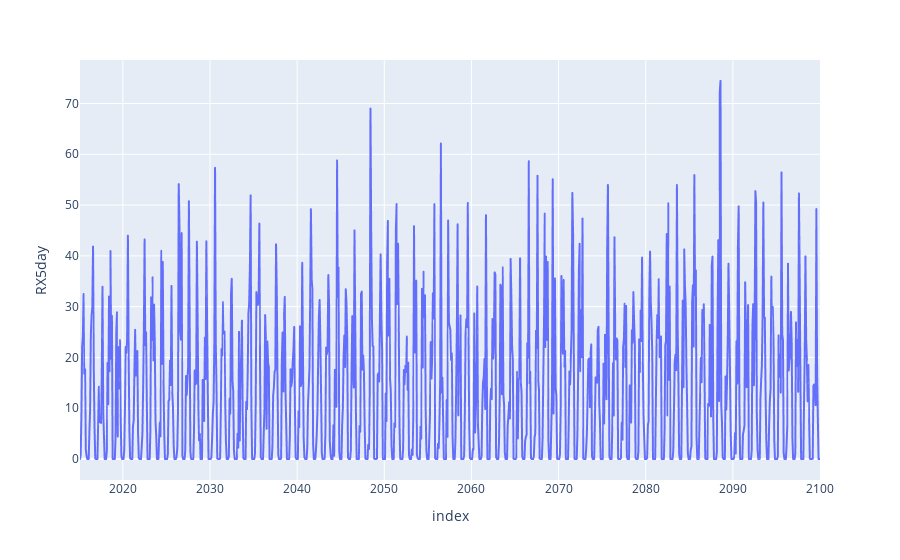

Notebook source saved alongside this figure:
### Code cell
fig = px.line(model_list[0].df_monthly, y="RX5day")
fig.show()

### Figure 1 — Plotly figure (JSON) as saved in the notebook; plotly's stock layout.template omitted (floating-point values rounded to 4 significant figures; data arrays with more than 128 entries replaced by an {"elided": "..."} marker saying what was removed)
{"data": [{"hovertemplate": "index=%{x}<br>RX5day=%{y}<extra></extra>", "legendgroup": "", "line": {"color": "#636efa", "dash": "solid"}, "marker": {"symbol": "circle"}, "mode": "lines", "name": "", "showlegend": false, "type": "scattergl", "x": {"elided": "1020 str values"}, "xaxis": "x", "y": {"elided": "1020 float values"}, "yaxis": "y"}], "layout": {"legend": {"tracegroupgap": 0}, "margin": {"t": 60}, "xaxis": {"anchor": "y", "domain": [0, 1], "title": {"text": "index"}}, "yaxis": {"anchor": "x", "domain": [0, 1], "title": {"text": "RX5day"}}}}
